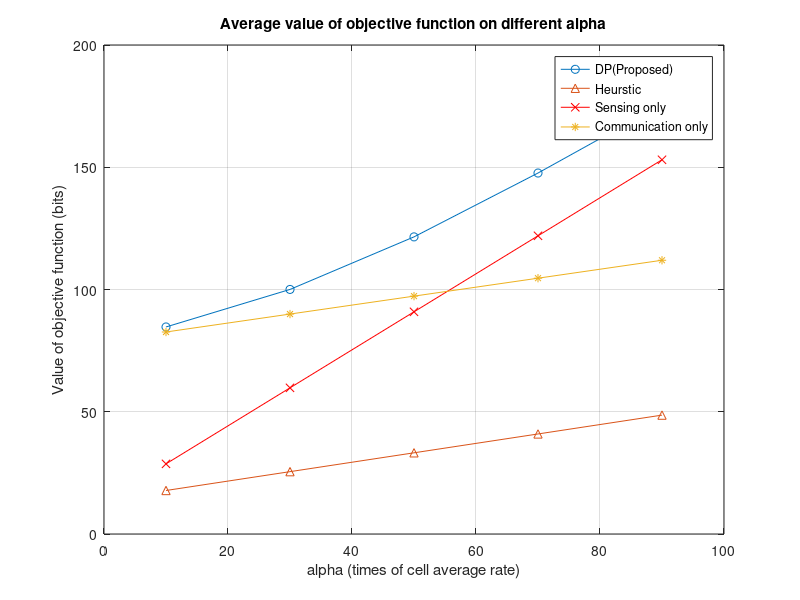
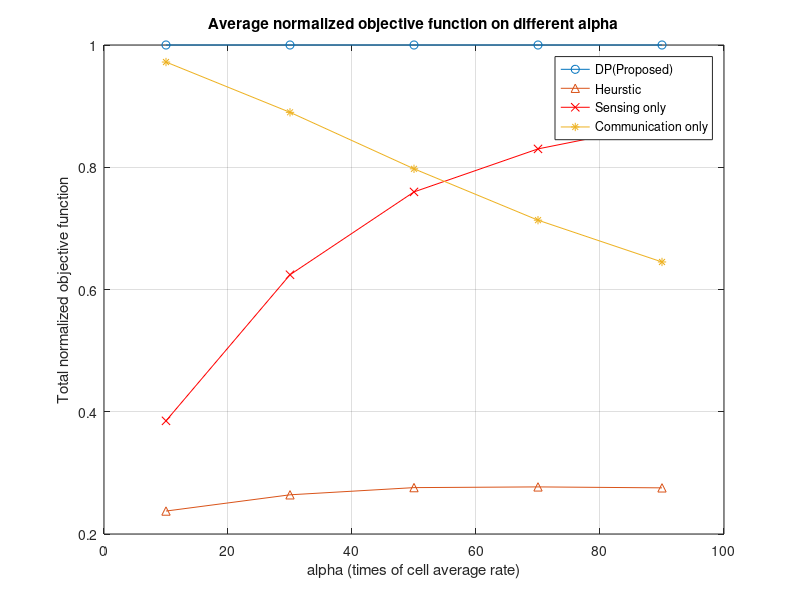
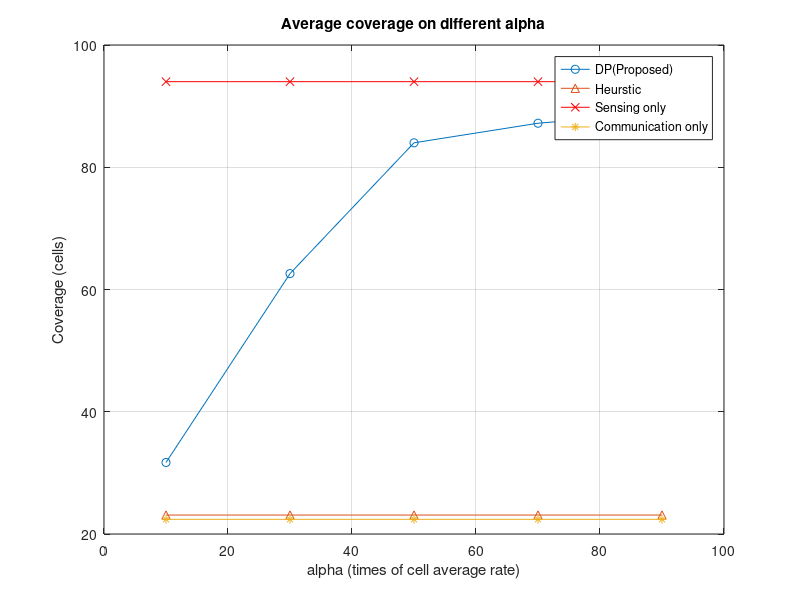
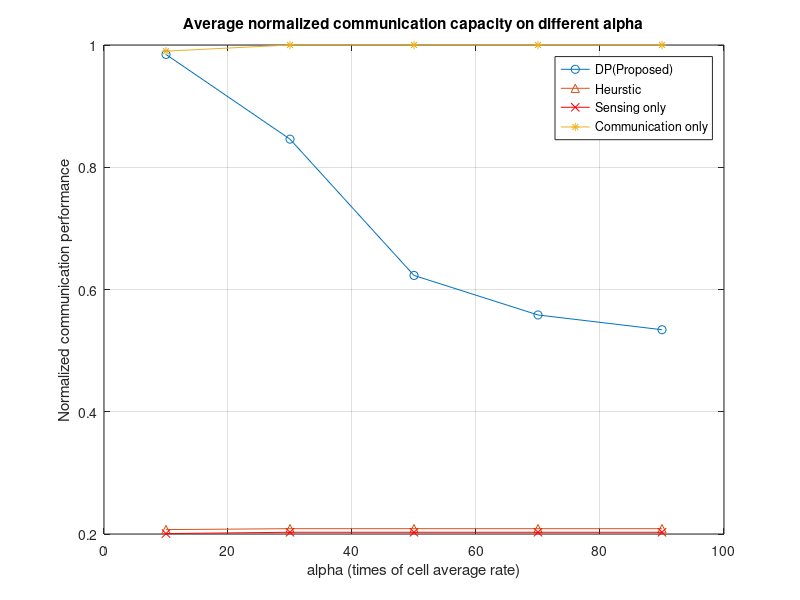

Write the MATLAB code that produced these figures, in order.
clear all
close all
load('single_alpha10.mat')

mean_comm_rate_dp=mean(comm_rate_dp_matrix);
mean_comm_rate_sens=mean(comm_rate_sens_matrix);
mean_comm_rate_comm=mean(comm_rate_comm_matrix);
mean_comm_rate_heu=mean(comm_rate_heu_matrix);




figure()
plot(alpha_row, mean_rate_dp, '-o');
hold on
plot(alpha_row, mean_rate_heu, '-^');
plot(alpha_row, mean_rate_sens, 'r-x');
plot(alpha_row, mean_rate_comm, '-*');
ylabel('Value of objective function (bits)')
xlabel('alpha (times of cell average rate)')
grid on
legend('DP(Proposed)', 'Heurstic', 'Sensing only', 'Communication only')
title("Average value of objective function on different alpha")

figure()
plot(alpha_row, mean_rate_dp_normalized, '-o');
hold on
plot(alpha_row, mean_rate_heu_normalized, '-^');
plot(alpha_row, mean_rate_sens_normalized, 'r-x');
plot(alpha_row, mean_rate_comm_normalized, '-*');
xlabel('alpha (times of cell average rate)')
ylabel('Total normalized objective function')
grid on
legend('DP(Proposed)', 'Heurstic', 'Sensing only', 'Communication only')
title("Average normalized objective function on different alpha")

figure()
plot(alpha_row, mean_N_SAR_dp, '-o');
hold on
plot(alpha_row, mean_N_SAR_heu, '-^');
plot(alpha_row, mean_N_SAR_sens, 'r-x');
plot(alpha_row, mean_N_SAR_comm, '-*');
ylabel('Coverage (cells)')
xlabel('alpha (times of cell average rate)')
title("Average coverage on different alpha")
grid on
legend('DP(Proposed)', 'Heurstic', 'Sensing only', 'Communication only')

figure()
plot(alpha_row, mean_comm_rate_dp_normalized, '-o');
hold on
plot(alpha_row, mean_comm_rate_heu_normalized, '-^');
plot(alpha_row, mean_comm_rate_sens_nomalized, 'r-x');
plot(alpha_row, mean_comm_rate_comm_normalized, '-*');
xlabel('alpha (times of cell average rate)')
ylabel('Normalized communication performance')
title("Average normalized communication capacity on different alpha")
grid on
legend('DP(Proposed)', 'Heurstic', 'Sensing only', 'Communication only')

figure()
plot(alpha_row, mean_comm_rate_dp, '-o');
hold on
plot(alpha_row, mean_comm_rate_heu, '-^');
plot(alpha_row, mean_comm_rate_sens, 'r-x');
plot(alpha_row, mean_comm_rate_comm, '-*');
xlabel('alpha (times of cell average rate)')
ylabel('Communication performance (bits)')
title("Average communication capacity on different alpha")
grid on
legend('DP(Proposed)', 'Heurstic', 'Sensing only', 'Communication only')